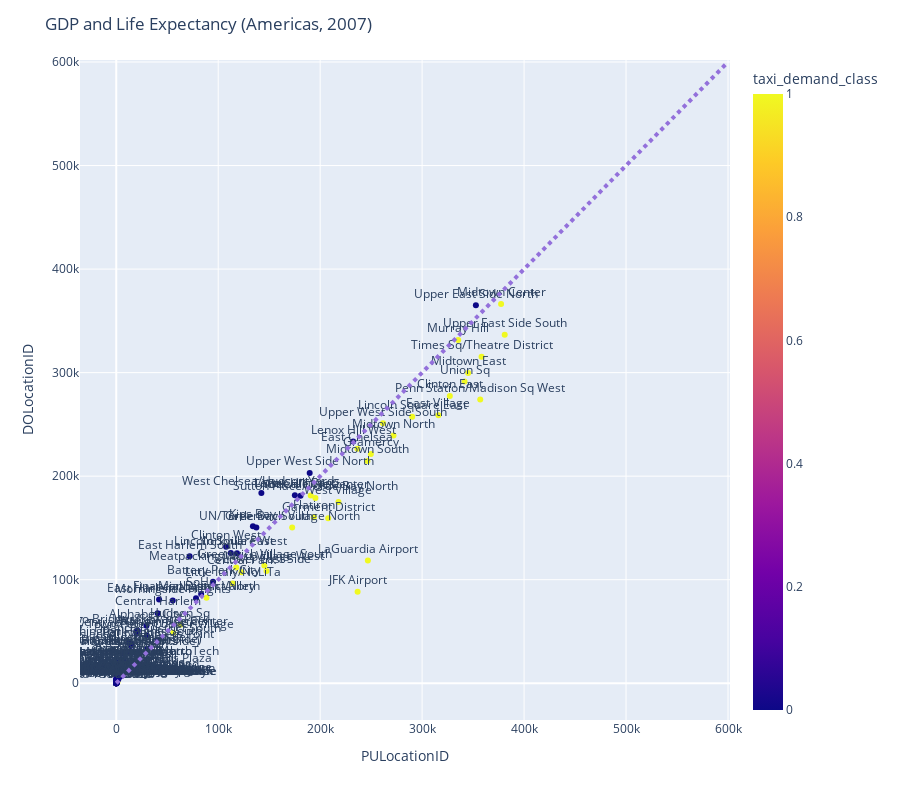

The code cell stored with this chart in its notebook:
### Code cell
import plotly.express as px


fig = px.scatter(taxi_zones, x="PULocationID", y="DOLocationID", text="zone",color="taxi_demand_class")

fig.add_shape(
        # Line Diagonal
            type="line",
            x0=0,
            y0=0,
            x1=600000,
            y1=600000,
            line=dict(
                color="MediumPurple",
                width=4,
                dash="dot",
            )
)



fig.update_traces(textposition='top center')



fig.update_layout(
    height=800,
    title_text='GDP and Life Expectancy (Americas, 2007)'
)

fig.show()

### Figure 1 — Plotly figure (JSON) as saved in the notebook; plotly's stock layout.template omitted (floating-point values rounded to 4 significant figures; data arrays with more than 128 entries replaced by an {"elided": "..."} marker saying what was removed)
{"data": [{"hovertemplate": "PULocationID=%{x}<br>DOLocationID=%{y}<br>zone=%{text}<br>taxi_demand_class=%{marker.color}<extra></extra>", "legendgroup": "", "marker": {"color": {"elided": "258 int values"}, "coloraxis": "coloraxis", "symbol": "circle"}, "mode": "markers+text", "name": "", "orientation": "v", "showlegend": false, "text": {"elided": "258 str values"}, "textposition": "top center", "type": "scatter", "x": {"elided": "258 int values"}, "xaxis": "x", "y": {"elided": "258 int values"}, "yaxis": "y"}], "layout": {"coloraxis": {"colorbar": {"title": {"text": "taxi_demand_class"}}, "colorscale": [[0, "#0d0887"], [0.1111, "#46039f"], [0.2222, "#7201a8"], [0.3333, "#9c179e"], [0.4444, "#bd3786"], [0.5556, "#d8576b"], [0.6667, "#ed7953"], [0.7778, "#fb9f3a"], [0.8889, "#fdca26"], [1, "#f0f921"]]}, "height": 800, "legend": {"tracegroupgap": 0}, "margin": {"t": 60}, "shapes": [{"line": {"color": "MediumPurple", "dash": "dot", "width": 4}, "type": "line", "x0": 0, "x1": 600000, "y0": 0, "y1": 600000}], "title": {"text": "GDP and Life Expectancy (Americas, 2007)"}, "xaxis": {"anchor": "y", "domain": [0, 1], "title": {"text": "PULocationID"}}, "yaxis": {"anchor": "x", "domain": [0, 1], "title": {"text": "DOLocationID"}}}}
